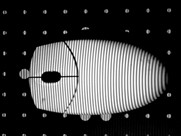
#> input picture py/img1.jpg, 181 x 136 px
$ python test6.py
#> lines starting #> are read from the running program, lines starting #| are printed output that depends on the picture
from PIL import Image, ImageOps
import numpy as np
import matplotlib.pyplot as plt
import matplotlib.image as mpimg
from numpy.lib.function_base import diff
from numpy.lib.type_check import imag
# 真彩图转换为灰度图
def rgbTogray(rgb):
    return np.dot(rgb[...,:3], [0.299, 0.587, 0.114])

def drawHistogram(image):
    pic = np.array(image)
    plt.hist(pic[:, :].ravel(), bins=256,facecolor='#black', edgecolor='#898312')
    plt.show()

#   卷积
def convolution(image,ck):
    map = image.load()
    new = image.copy()
    newMap = new.load()
    width,height = image.size

    for y in range(0,height-2):
        for x in range(0,width-2):
            pixel = 0
            for i in range(0,3):
                for j in range(0,3):
                    cur = map[x+i,y+j]*ck[i][j]
                    pixel = pixel + (int)(cur)
            newMap[x+1,y+1] = pixel
    return new

# 卷积核
PrewittX = [[-1,-1,-1],[0,0,0],[1,1,1]]
PrewittY = [[-1,0,1],[-1,0,1],[-1,0,1]]
SobelX = [[-1,-2,-1],[0,0,0],[1,2,1]]
SobelY = [[-1,0,1],[-2,0,2],[-1,0,1]]
Laplacain1 = [[0,1,0],[1,-4,1],[0,1,0]]
Laplacain2 = [[0,-1,0],[-1,4,-1],[0,-1,0]]
Laplacain3 = [[1,1,1],[1,-8,1],[1,1,1]]
Laplacain4 = [[-1,-1,-1],[-1,8,-1],[-1,-1,-1]]

# image = Image.open(r'播音员（gray）.jpg')
image = Image.open(r'img1.jpg')
#> image is the input picture: PIL image 181x136 RGB; min 0, max 255, mean 65
# image.show()
# Convert the image to grayscale
gray_image = image.convert('L')

# Display the grayscale image
# gray_image.show()

image = convolution(gray_image,Laplacain4)
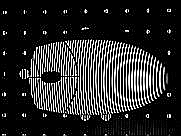
#> image: PIL image 181x136 L; min 0, max 255, mean 44.3
# image.show()
# Assuming `image` is the grayscale image obtained after convolution
# inverted_image = Image.eval(image, lambda x: 255 - x)
inverted_image = ImageOps.invert(image)
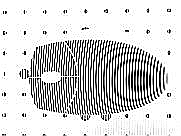
#> inverted_image: PIL image 181x136 L; min 0, max 255, mean 210.7
# Display the inverted image
inverted_image.show()

$ run again, with py/播音员（gray）.jpg copied over py/img1.jpg
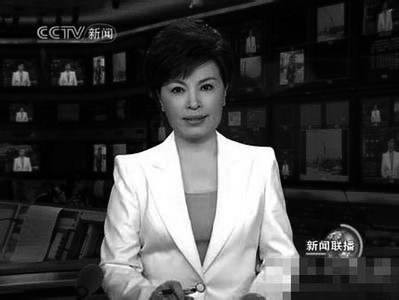
#> input picture py/播音员（gray）.jpg, 399 x 300 px
#> image is the input picture: PIL image 399x300 L; min 0, max 255, mean 65.9
#> `image = convolution(gray_image,Laplacain4)`:
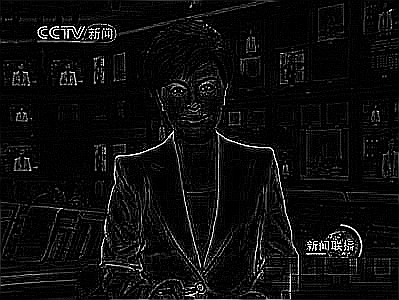
#> image: PIL image 399x300 L; min 0, max 255, mean 13.7
#> `inverted_image = ImageOps.invert(image)`:
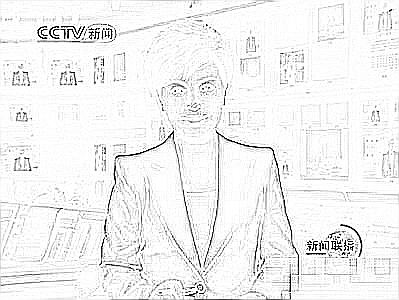
#> inverted_image: PIL image 399x300 L; min 0, max 255, mean 241.3
